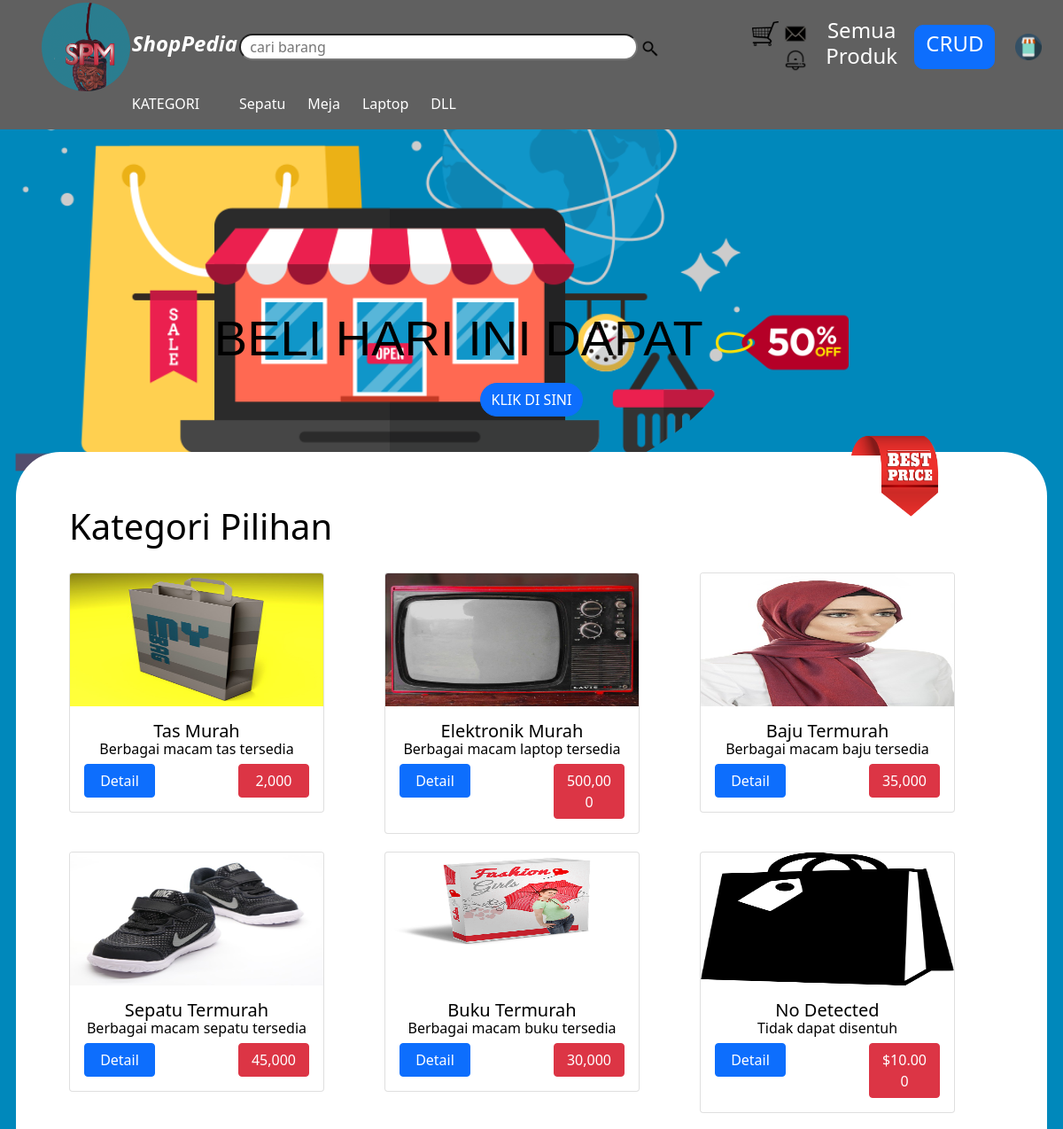
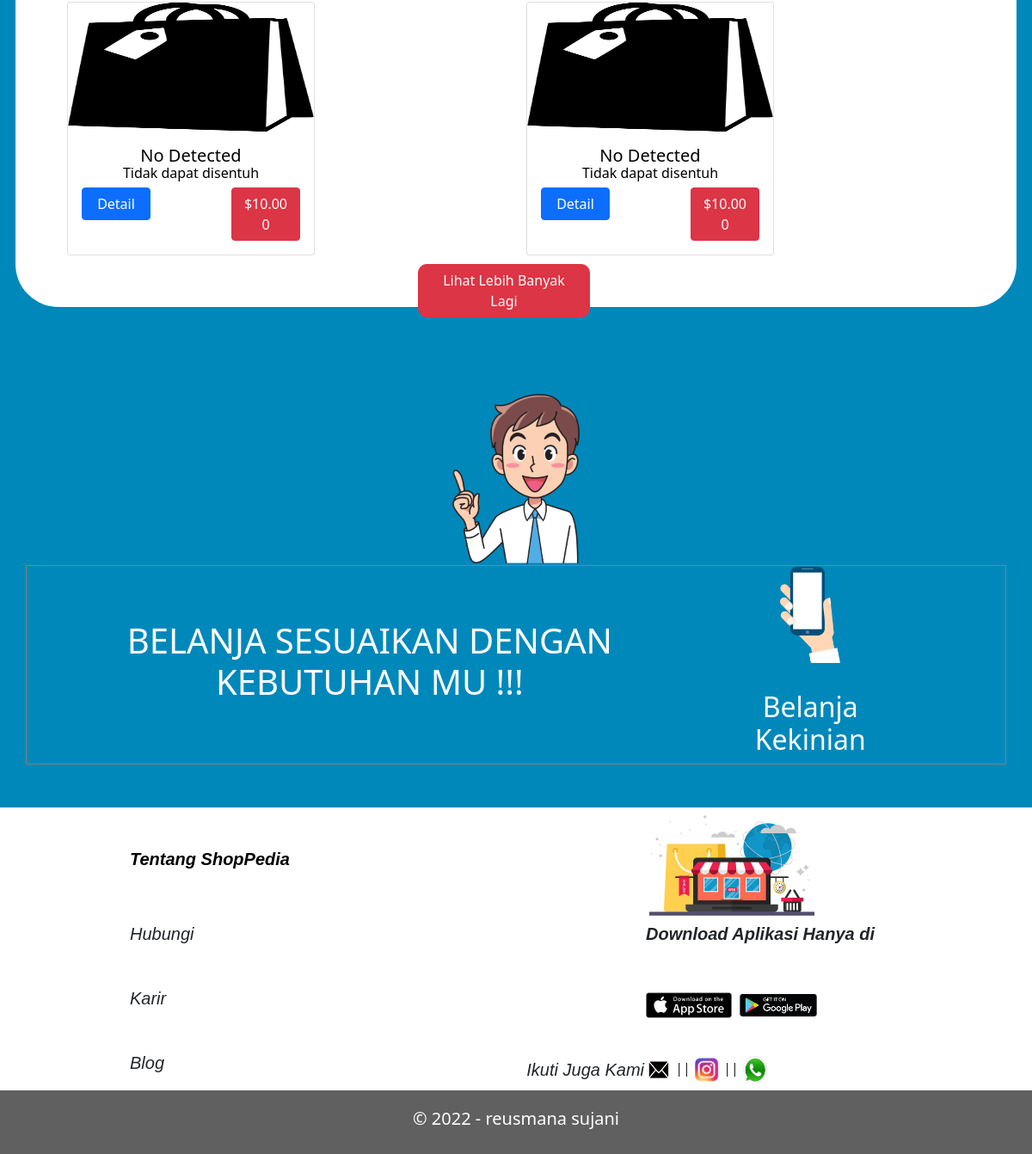
The page / on the database its author committed (2 pictures, top to bottom).
### tables this page shows
CREATE TABLE `produk` (
  `id_produk` int(20) NOT NULL,
  `nama_produk` varchar(100) DEFAULT NULL,
  `gambar` varchar(20) NOT NULL,
  `deskripsi` text DEFAULT NULL,
  `jenis` varchar(10) NOT NULL,
  `harga` int(100) NOT NULL,
  `tgl_upload` date NOT NULL
);

### index.php (the view, shortened to what this page needs)
<!DOCTYPE html>
<html>
<head>
	<link href="css/bootstrap.min.css" rel="stylesheet" ><style type="text/css"></style>
</head>
<body>
<div class="tab1">
<table width="100%" cellpadding="1px" >
	<tr>
		<td></td>
		<td><img src="img/haha.png" width="100px"></td>
		<td><h4 style="color:white; font-style: italic;"><b>ShopPedia</b></h4> </td>
		<td colspan="8"><input type="text" name="cari" placeholder="  cari barang " style="width:450px; height:30px; border-radius:30px"> <img src="img/search.png" width="20px"></td>
		<td></td>
		<td colspan="2" style="text-align: right;"><img src="img/cart.png" width="30px">
		<img src="img/email.png" width="30px">
	<img src="img/notif.png" width="30px"></td>
		<td style="color: white;"><button class="btn" style="border-radius : 10px"><h4 style="color:white"><a href="tas.php" style="text-decoration:none; color:white;"> Semua Produk</h4></a></button></td>
		<td  style=" color:white;"><a href="read.php" class="btn btn-primary" style="border-radius : 10px"> <h4 style="text-align:center;">CRUD</h4></a></td>
		<td><img src="img/toko.png" width="30px"></td>
		<td></td>
	</tr>
	<tr>
		<td></td>
		<td></td>
		<td><p style="color:white">KATEGORI</p></td>
		<td><p style="color:white">Sepatu </p></td>
		<td><p style="color:white">Meja</p></td>
		<td><p style="color:white">Laptop</p></td>
		<td><p style="color:white">DLL</p></td>
	</tr>
</table></div>
<div class="tab2">
<table width="100%" cellpadding="1px" >
	<tr>
		<td></td>
		<td><img src="img/haha.png" width="100px"></td>
		<td><h4 style="color:white;"><b>TOKO INSCURE</b></h4> </td>
		<td colspan="8"><input type="text" name="cari" placeholder="  cari barang " style="width:450px; height:30px; border-radius:30px"> <img src="img/search.png" width="20px"></td>
		<td></td>
		<td colspan="2" style="text-align: right;"><img src="img/cart.png" width="30px">
	<img src="img/notif.png" width="30px"></td>
		<td style="color: white;"><button class="btn" style="border-radius : 10px"><h4 style="color:white">Semua Produk</h4></button></td>
		<td  style=" color:white;"><button class="btn btn-primary" style="border-radius : 10px"> <h4 style="text-align:center;">ADMIN</h4></button></td>
		<td><img src="img/toko.png" width="30px"></td>
		<td></td>
	</tr>
	<tr>
		<td></td>
		<td></td>
		<td><p style="color:white">KATEGORI</p></td>
		<td><p style="color:white">Sepatu </p></td>
		<td><p style="color:white">Meja</p></td>
		<td><p style="color:white">Laptop</p></td>
		<td><p style="color:white">DLL</p></td>
	</tr>
</table></div>
<div class="jumbo">
<img src="img/iconn.png" width="100%" height="550px;" style="border-bottom-right-radius:300px"></div>
<div class="jumbotron jumbotron-fluid">
	<div class="contoh">
		<h1 class="display-4" ><b style="font-family: arial; color: black;">BELI HARI INI DAPAT <span><img src="disk.png" width="150px"></span></b></h1>
		<a href="#" class="btn btn-primary" style="border-radius:200px">KLIK DI SINI</a>
	</div>
</div>
<img src="img/img/prive.png" width="100px" style="float:right; left: 80%; z-index: 2;  margin-top:-180px; position: absolute;">
<div class="container">
<?php
include_once 'connect.php';
$panggil_tas = mysqli_query($link, "SELECT * FROM produk WHERE jenis='tas' ORDER BY harga ASC LIMIT 1");
while ($panggil1 = mysqli_fetch_array($panggil_tas)){
	$panggil_laptop = mysqli_query($link, "SELECT * FROM produk WHERE jenis='laptop' ORDER BY harga ASC LIMIT 1");
while ($panggil2 = mysqli_fetch_array($panggil_laptop)){
	$panggil_baju = mysqli_query($link, "SELECT * FROM produk WHERE jenis='baju' ORDER BY harga ASC LIMIT 1");
while ($panggil3 = mysqli_fetch_array($panggil_baju)){
	$panggil_sepatu = mysqli_query($link, "SELECT * FROM produk WHERE jenis='sepatu' ORDER BY harga ASC LIMIT 1");
while ($panggil4 = mysqli_fetch_array($panggil_sepatu)){
	$panggil_buku = mysqli_query($link, "SELECT * FROM produk WHERE jenis='buku' ORDER BY harga ASC LIMIT 1");
while ($panggil5 = mysqli_fetch_array($panggil_buku)){
	$img = 'upload/'.$panggil1['gambar'];
	$img1 = 'upload/'.$panggil2['gambar'];
	$img2 = 'upload/'.$panggil3['gambar'];
	$img3 = 'upload/'.$panggil4['gambar'];
	$img4 = 'upload/'.$panggil5['gambar'];
?>
	<div class="row justify-content-center">
		<div class="col-lg-12 panel">
<h1 style="color:black; text-align: left;">Kategori Pilihan</h1>
			<div class="row">
			<div class="col-lg" style="margin-top:20px">
<div class="card" style="width: 18rem;">
  <img src="<?php echo $img;?>" class="card-img-top" alt="..." style="height:150px">
  <div class="card-body">
    <h5 class="card-title" style="color:black;">Tas Murah</h5>
    <p class="card-text" style="color:black;">Berbagai macam tas tersedia</p><a href="Tas.php" class="btn btn-primary" style="float:left; width:80px">Detail </a> | <a  class="btn btn-danger" style="float:right; width:80px"><?php echo number_format($panggil1['harga'],0); ?></a>
  </div>
</div>
			</div>
			<div class="col-lg" style="margin-top:20px">
				<div class="card" style="width: 18rem;" >
  <img src="<?php echo $img1;?>" class="card-img-top" alt="..." style="height:150px">
  <div class="card-body">
    <h5 class="card-title" style="color:black;">Elektronik Murah</h5>
    <p class="card-text" style="color:black;">Berbagai macam laptop  tersedia</p>
    <a href="elektronik.php" class="btn btn-primary" style="float:left; width:80px">Detail </a> | <a  class="btn btn-danger" style="float:right; width:80px"><?php echo number_format($panggil2['harga'], 0);?></a>
  </div>
</div>
			</div>
			<div class="col-lg" style="margin-top:20px">
				<div class="card" style="width: 18rem;" >
  <img src="<?php echo $img2;?>" class="card-img-top" alt="..."style="height:150px">
  <div class="card-body">
    <h5 class="card-title" style="color:black;">Baju Termurah</h5>
    <p class="card-text" style="color:black;">Berbagai macam baju tersedia</p>
    <a href="pakaian.php" class="btn btn-primary" style="float:left; width:80px">Detail </a> | <a class="btn btn-danger" style="float:right; width:80px"><?php echo number_format($panggil3['harga'], 0);?></a>
  </div>
</div>
			</div>
			<div class="col-lg"  style="margin-top:20px">
				<div class="card" style="width: 18rem;" >
  <img src="<?php echo $img3;?>" class="card-img-top" alt="..."style="height:150px">
  <div class="card-body">
    <h5 class="card-title" style="color:black;">Sepatu Termurah</h5>
    <p class="card-text" style="color:black;">Berbagai macam sepatu tersedia</p>
    <a href="sepatu.php" class="btn btn-primary" style="float:left; width:80px">Detail</a>
     | <a class="btn btn-danger" style="float:right; width:80px"><?php echo number_format($panggil4['harga'],0);?></a>
  </div>
</div>
			</div>
<div class="col-lg" style="margin-top:20px">
				<div class="card" style="width: 18rem;" >
  <img src="<?php echo $img4;?>" class="card-img-top" alt="..."style="height:150px">
  <div class="card-body">
    <h5 class="card-title" style="color:black;">Buku Termurah</h5>
    <p class="card-text" style="color:black;">Berbagai macam buku tersedia</p>
    <a href="buku.php" class="btn btn-primary" style="float:left; width:80px">Detail </a> | <a class="btn btn-danger" style="float:right; width:80px"><?php echo number_format($panggil5['harga'], 0);?></a>
  </div>
</div>
<?php
}
}
}
}
}
?>
			</div>
			<div class="col-lg" style="margin-top:20px">
				<div class="card" style="width: 18rem;" >
  <img src="img/Diskon.png" class="card-img-top" alt="..."style="height:150px">
  <div class="card-body">
    <h5 class="card-title" style="color:black;">No Detected</h5>
    <p class="card-text" style="color:black;">Tidak dapat disentuh</p>
    <a href="#" class="btn btn-primary" style="float:left; width:80px">Detail </a> | <a href="#" class="btn btn-danger" style="float:right; width:80px">$10.000</a>
  </div>
</div>
			</div>
			<div class="col-lg" style="margin-top:20px">
				<div class="card" style="width: 18rem;" >
  <img src="img/Diskon.png" class="card-img-top" alt="..."style="height:150px">
  <div class="card-body">
    <h5 class="card-title" style="color:black;">No Detected</h5>
    <p class="card-text" style="color:black;">Tidak dapat disentuh</p>
    <a href="#" class="btn btn-primary" style="float:left; width:80px">Detail </a> | <a href="#" class="btn btn-danger" style="float:right; width:80px">$10.000</a>
  </div>
</div>
			</div>
			<div class="col-lg" style="margin-top:20px">
				<div class="card" style="width: 18rem;" >
  <img src="img/Diskon.png" class="card-img-top" alt="..."style="height:150px">
  <div class="card-body">
    <h5 class="card-title" style="color:black;">No Detected</h5>
    <p class="card-text" style="color:black;">Tidak dapat disentuh</p>
    <a href="#" class="btn btn-primary" style="float:left; width:80px">Detail </a> | <a href="#" class="btn btn-danger" style="float:right; width:80px">$10.000</a>
  </div>
</div>
			</div>
		</div>
		</div>
	</div>
	<div class="tombol" style="margin-top:-150px; text-align:center; z-index:4px; position:absolute; margin-left: 40%;">
<a href="tas.php" class="btn btn-danger" style="color:white; width: 200px; border-radius: 10px;">Lihat Lebih Banyak Lagi</a>
</div>
<table border="1" width="100%">
<img src="img/admin.png" width="150px">
		 <tr>
		 <td><h1>BELANJA SESUAIKAN DENGAN KEBUTUHAN MU !!!</h1></td>
		 <td><h5><img src="img/tangan.png" width="70px"></h5><br>
		 <center><h2>Belanja Kekinian</h5></center>
		 </td>
		 <td width="10%"></td>
	</tr>
</table>
</div>
<div class="footer">
<table  width="100%" style="margin-top:50px">
	<tr style="background-color:white;">
		 <td width="10%"></td>
		 <td width="20%"></td>
		 <td width="20%"></td>
		 <td width="20%"></td>
		 <td width="10%"></td>
	</tr>
	<tr style="background-color:white;">
		 <td></td>
		 <td></td>
		 <td></td>
		 <td></td>
		 <td></td>
	</tr>
	<tr style="background-color:white;">
		 <td></td>
		 <td><p style="color:black;"><b>Tentang ShopPedia</b></p></td>
		 <td></td>
		 <td><img src="img/iconn.png" width="200px"></td>
		 <td></td>
	</tr>
	<tr style="background-color:white;">
		 <td></td>
		 <td><p>Hubungi</p></td>
		 <td></td>
		 <td><p><b>Download Aplikasi Hanya di</b></p></td>
		 <td></td>
	</tr>
	<tr style="background-color:white;">
		 <td></td>
		 <td><p>Karir</p></td>
		 <td></td>
		 <td><img src="img/app.png" width="100px"> <img src="img/google.png" width="100px"></td>
		 <td></td>
	</tr>
	<tr style="background-color:white;">
		 <td></td>
		 <td><p>Blog</p></td>
		 <td><p style="text-align:right; margin-bottom:0px;">Ikuti Juga Kami</p></td>
		 <td><img src="img/email.png" width="30px; " style=" height:36px;">  ||  <img src="img/igya.png" width="30px;" style=" height:30px">  ||  <img src="img/WA.png" width="30px;" style=" height:35px"></td>
		 <td></td>
	</tr>
	<tr>
		<td colspan="5" class="text-center" style="text-align:center; background-color: #606060;"><h5 style="color:white; padding: 20px">&copy; 2022 - reusmana sujani</h5></td>
	</tr>
</table>
</div>
</body>
</html>

### index.php (style rules this page uses)
body { background-color:#0088BB; }
.tab1 { position: fixed; z-index: 3; transition: top 0.3s; background-color: #606060; }
.tab2 { position: block; z-index: 3; transition: top 0.3s; background-color: #DEDEDE; }
.jumbo { position: absolute; top : 0; }
.contoh { position: relative; z-index: 1; text-align: center; padding: 200px; color: white; text-decoration: none; }
.container { position: relative; z-index: 1; text-align: center; padding: 0px; color: white; text-decoration: none; margin-top: -150px; }
.panel { background-color: white; line-height: 1px; box-shadow: 100px, 50px, 100px rgba(0, 0, 0, 1.0); margin-bottom: 100px; border-radius: 50px; margin-top: -10px; padding: 60px; }
.footer p { font-family: sans-serif; font-style: italic; font-size: 20px; }

### rows shown on the page
produk: harga "2,000"
produk: harga "500,000"
produk: harga "35,000"
produk: harga "45,000"
produk: produk.gambar (picture), gambar (picture), harga "30,000"
